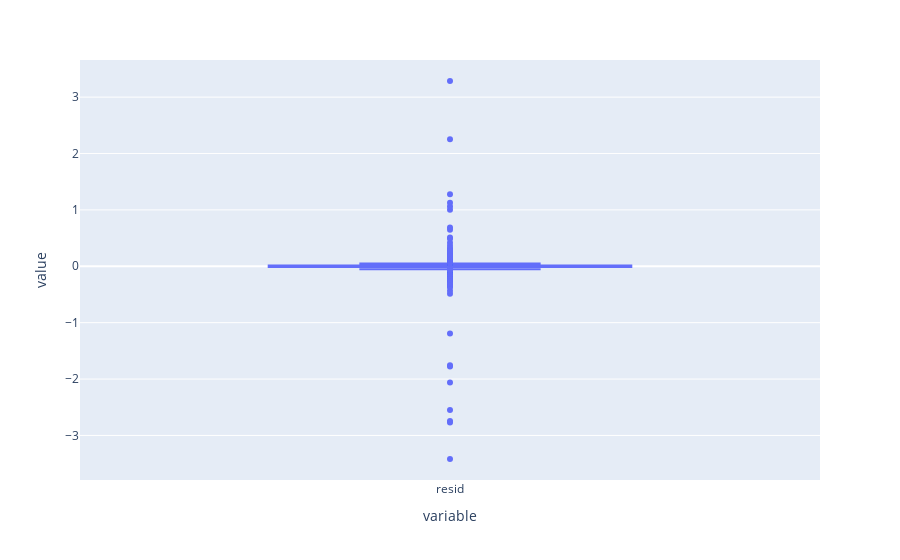

Notebook code for this chart:
### Code cell
px.box(residual_s)

### Figure 1 — Plotly figure (JSON) as saved in the notebook; plotly's stock layout.template omitted (floating-point values rounded to 4 significant figures; data arrays with more than 128 entries replaced by an {"elided": "..."} marker saying what was removed)
{"data": [{"alignmentgroup": "True", "hovertemplate": "variable=%{x}<br>value=%{y}<extra></extra>", "legendgroup": "", "marker": {"color": "#636efa"}, "name": "", "notched": false, "offsetgroup": "", "orientation": "v", "showlegend": false, "type": "box", "x": {"elided": "4435 str values"}, "x0": " ", "xaxis": "x", "y": {"elided": "4435 float values"}, "y0": " ", "yaxis": "y"}], "layout": {"boxmode": "group", "legend": {"tracegroupgap": 0}, "margin": {"t": 60}, "xaxis": {"anchor": "y", "domain": [0, 1], "title": {"text": "variable"}}, "yaxis": {"anchor": "x", "domain": [0, 1], "title": {"text": "value"}}}}
